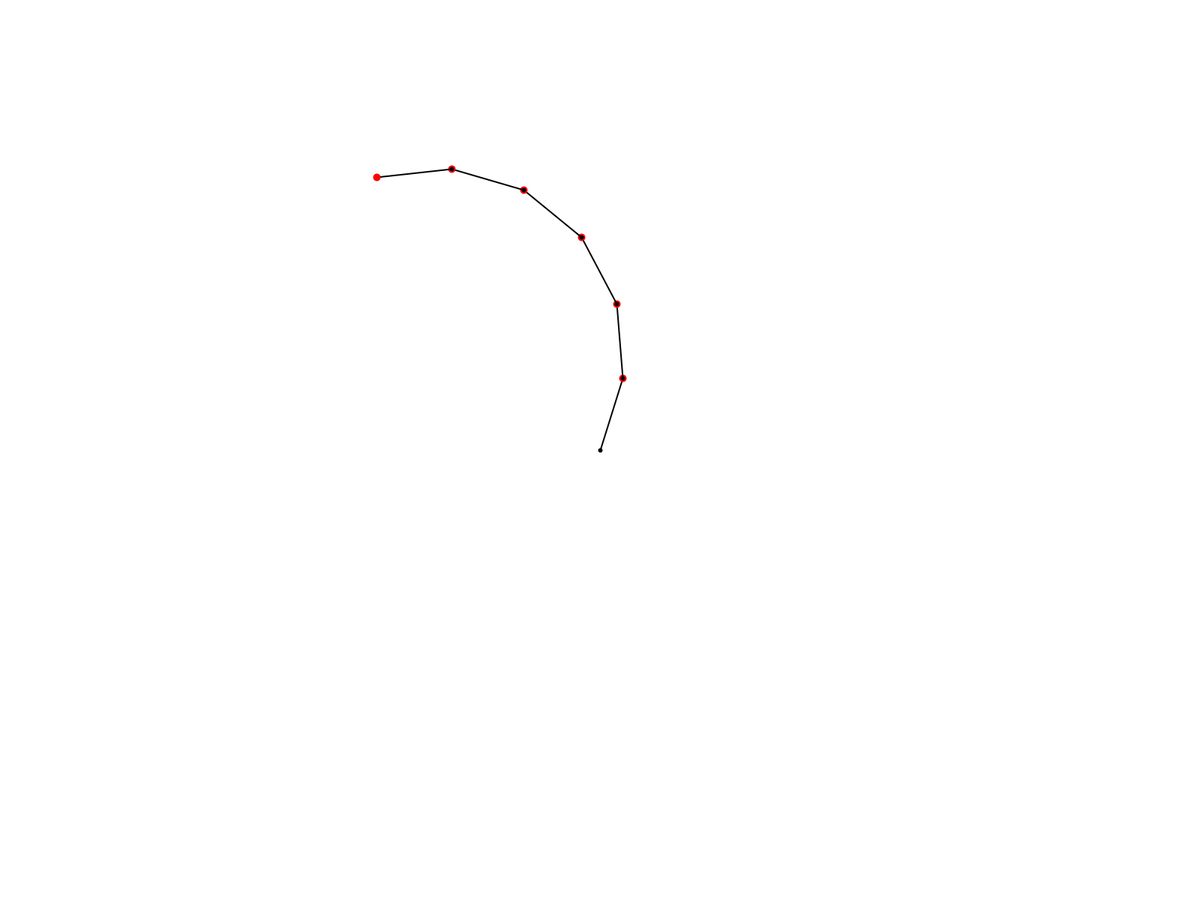
Frame 1 (no input)
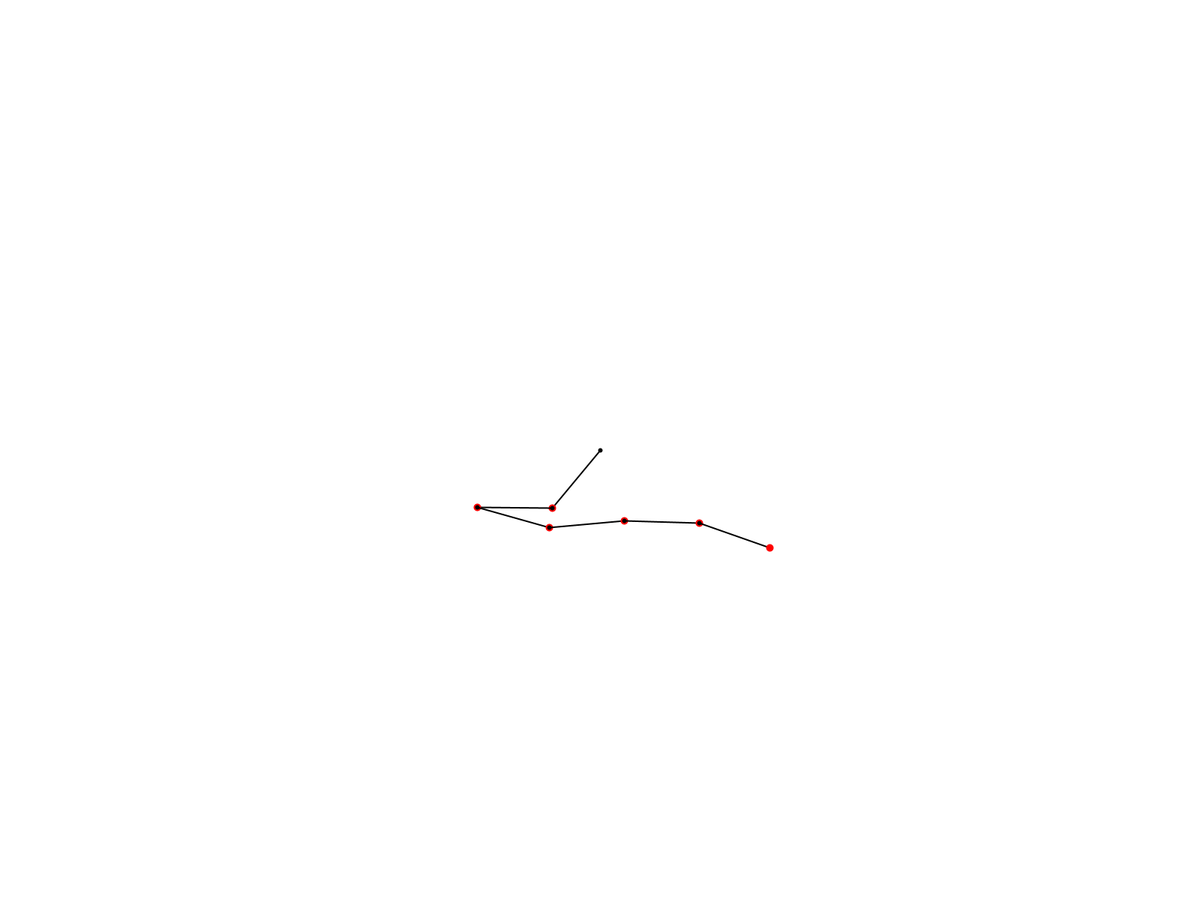
Frame 60 (the mouse pressed at the canvas centre just before this capture)
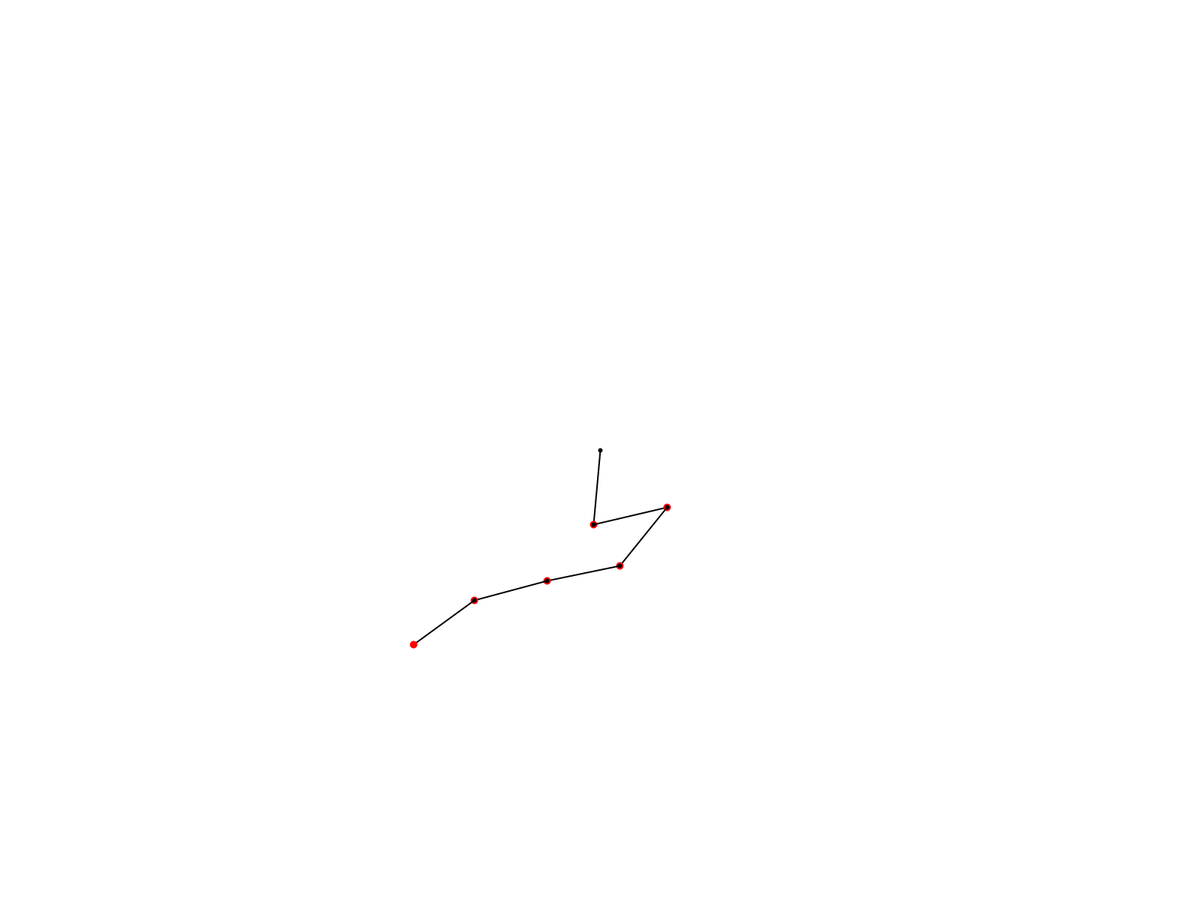
Frame 120 (the mouse held since frame 60 and released just before this capture)

The Processing sketch that drew these frames (run headless with seeded random() and noise(); from frame 60 on, the mouse is pressed at the canvas centre):

// Processing sketch: BasicPendulum
// ── BasicPendulum.pde
Pendulum p;

float gravity = 0.4;
PVector vertical = new PVector(0, 1);

void setup(){
  fullScreen();
  p = new Pendulum(width/2, height/2, 100, 9*PI/10, 5, null);
}

void draw(){
  background(255);
  p.Display();
  p.Update();
  
  if(mousePressed){
    p.anchor = new PVector(mouseX, mouseY);
  }
  
}

// ── Pendulum.pde
class Pendulum{

  float len;
  PVector anchor;
  PVector pos;
  
  float angle = PI*1.2;
  float angularVel = 0;
  float angularAcc;
  float dampening = 0.995;
  
  Pendulum child = null;
  Pendulum parent = null;
  
  Pendulum(float _x, float _y, float _len, float _angle, int chain, Pendulum _parent){
    anchor = new PVector(_x, _y);
    len = _len;
    parent = _parent;
    angle = _angle;
    pos = new PVector(len * sin(_angle), len * cos(_angle));
    if(chain > 0){
      child = new Pendulum(pos.x, pos.y, _len, _angle + 0.4, chain - 1, this);
    }
  }
  
  void Display(){
    strokeWeight(6);
    stroke(0);
    pushMatrix();
    if(parent == null)
      translate(anchor.x, anchor.y);
    else
      translate(parent.pos.x, parent.pos.y);
    point(0, 0);
    strokeWeight(2);
    line(0, 0, pos.x, pos.y);
    stroke(255, 0, 0);
    strokeWeight(10);
    point(pos.x, pos.y);
    if(child != null) child.Display();
    popMatrix();
  }
  
  void Update(){
    angle = PVector.angleBetween(vertical, pos);
    if(pos.x < 0) angle = -angle;
    angularAcc = (-gravity / len) * sin(angle);
    
    angularVel += angularAcc;
    angularVel *= dampening;
    angle += angularVel;
    
    pos.set(len * sin(angle), len * cos(angle));
    
    if(child != null)child.Update();
    
  }
}

// ── PendulumPositionBased.pde
class PendulumPositionBased{

  float len;
  PVector anchor;
  PVector pos;
  
  float angle = PI*1.2;
  float angularVel = 0;
  float angularAcc;
  float dampening = 0.995;
  
  PendulumPositionBased child = null;
  PendulumPositionBased parent = null;
  
  PendulumPositionBased(float _x, float _y, float _len, float _angle, int chain, PendulumPositionBased _parent){
    anchor = new PVector(_x, _y);
    len = _len;
    parent = _parent;
    angle = _angle;
    pos = new PVector(len * sin(_angle), len * cos(_angle));
    if(chain > 0){
      child = new PendulumPositionBased(pos.x, pos.y, _len, _angle + 0.4, chain - 1, this);
    }
  }
  
  void Display(){
    strokeWeight(6);
    stroke(0);
    pushMatrix();
    if(parent == null)
      translate(anchor.x, anchor.y);
    else
      translate(parent.pos.x, parent.pos.y);
    point(0, 0);
    strokeWeight(2);
    line(0, 0, pos.x, pos.y);
    stroke(255, 0, 0);
    strokeWeight(10);
    point(pos.x, pos.y);
    if(child != null) child.Display();
    popMatrix();
  }
  
  void Update(){
    angle = PVector.angleBetween(vertical, pos);
    if(pos.x < 0) angle = -angle;
    angularAcc = (-gravity / len) * sin(angle);
    
    angularVel += angularAcc;
    angularVel *= dampening;
    angle += angularVel;
    
    pos.set(len * sin(angle), len * cos(angle));
    
    if(child != null)child.Update();
    
  }
}
